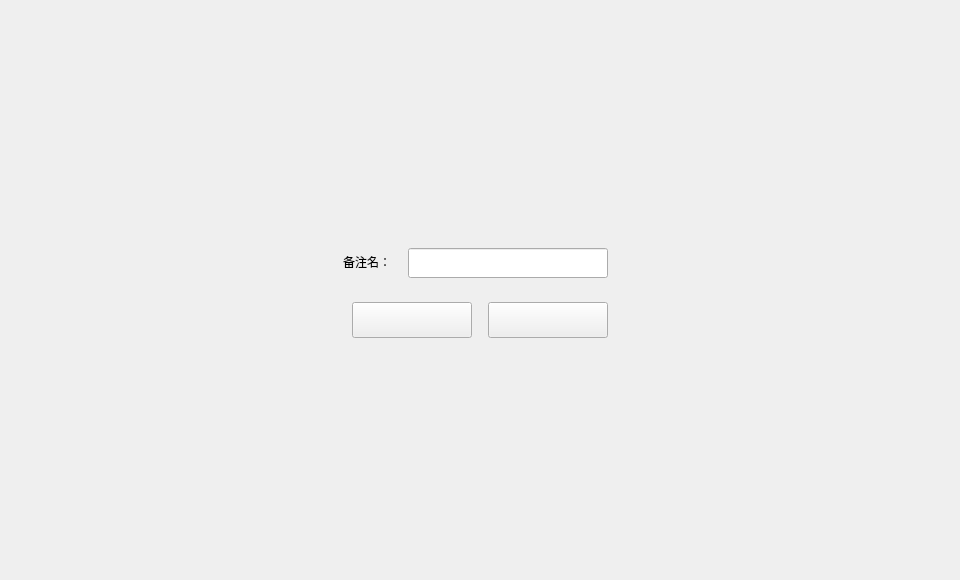
<?xml version="1.0" encoding="UTF-8"?>
<ui version="4.0">
 <class>RemarkDialog</class>
 <widget class="QDialog" name="RemarkDialog">
  <property name="geometry">
   <rect>
    <x>0</x>
    <y>0</y>
    <width>960</width>
    <height>580</height>
   </rect>
  </property>
  <property name="font">
   <font>
    <family>微软雅黑</family>
   </font>
  </property>
  <property name="windowTitle">
   <string>Dialog</string>
  </property>
  <widget class="QWidget" name="widget" native="true">
   <property name="geometry">
    <rect>
     <x>0</x>
     <y>0</y>
     <width>960</width>
     <height>580</height>
    </rect>
   </property>
   <widget class="QWidget" name="containerWidget" native="true">
    <property name="geometry">
     <rect>
      <x>317</x>
      <y>206</y>
      <width>325</width>
      <height>168</height>
     </rect>
    </property>
    <widget class="QToolButton" name="cancelBtn">
     <property name="geometry">
      <rect>
       <x>171</x>
       <y>96</y>
       <width>120</width>
       <height>36</height>
      </rect>
     </property>
     <property name="cursor">
      <cursorShape>PointingHandCursor</cursorShape>
     </property>
     <property name="styleSheet">
      <string notr="true"/>
     </property>
     <property name="text">
      <string/>
     </property>
    </widget>
    <widget class="QLabel" name="label">
     <property name="geometry">
      <rect>
       <x>10</x>
       <y>50</y>
       <width>64</width>
       <height>12</height>
      </rect>
     </property>
     <property name="font">
      <font>
       <family>微软雅黑</family>
      </font>
     </property>
     <property name="text">
      <string>备注名：</string>
     </property>
     <property name="alignment">
      <set>Qt::AlignRight|Qt::AlignTrailing|Qt::AlignVCenter</set>
     </property>
    </widget>
    <widget class="QLineEdit" name="remarkLineEdit">
     <property name="geometry">
      <rect>
       <x>91</x>
       <y>42</y>
       <width>200</width>
       <height>30</height>
      </rect>
     </property>
     <property name="contextMenuPolicy">
      <enum>Qt::DefaultContextMenu</enum>
     </property>
    </widget>
    <widget class="QToolButton" name="okBtn">
     <property name="geometry">
      <rect>
       <x>35</x>
       <y>96</y>
       <width>120</width>
       <height>36</height>
      </rect>
     </property>
     <property name="cursor">
      <cursorShape>PointingHandCursor</cursorShape>
     </property>
     <property name="styleSheet">
      <string notr="true"/>
     </property>
     <property name="text">
      <string/>
     </property>
    </widget>
   </widget>
  </widget>
 </widget>
 <resources/>
 <connections/>
</ui>
